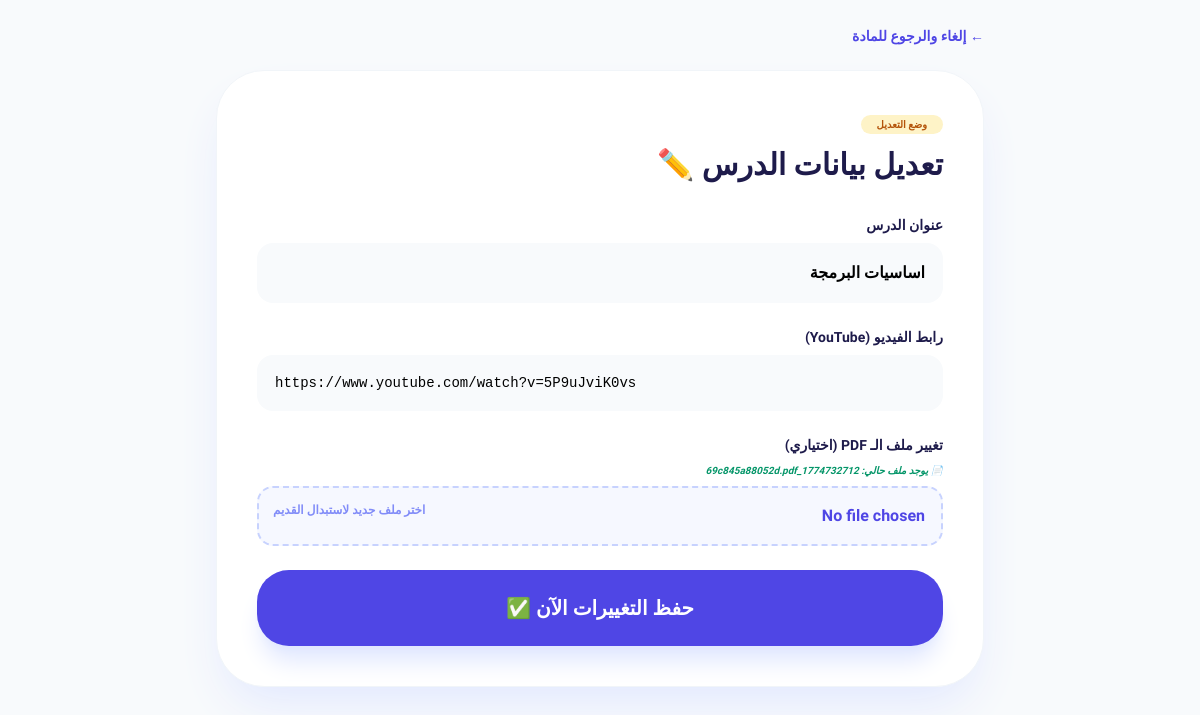
Page /dashboard/edit_lesson.php?id=1 (signed in) on the committed database.
### tables this page shows
CREATE TABLE `lessons` (
  `id` int(11) NOT NULL,
  `course_id` int(11) DEFAULT NULL,
  `lesson_title` varchar(255) NOT NULL,
  `video_url` text DEFAULT NULL,
  `pdf_file` varchar(255) DEFAULT NULL,
  `created_at` timestamp NOT NULL DEFAULT current_timestamp()
);

### dashboard/edit_lesson.php (the view, shortened to what this page needs)
<?php
require_once '../config/db.php';
$lesson_id = $_GET['id'] ?? null;
$stmt = $pdo->prepare("SELECT * FROM lessons WHERE id = ?");
$stmt->execute([$lesson_id]);
$lesson = $stmt->fetch();
$course_id = $lesson['course_id'];
?>
<!DOCTYPE html>
<html lang="ar" dir="rtl">
<head>
    <script src="https://cdn.tailwindcss.com"></script>
</head>
<body class="bg-slate-50 min-h-screen p-6">
<div class="max-w-3xl mx-auto">
    <a href="manage_content.php?id=<?= $course_id ?>" class="inline-block mb-6 text-indigo-600 font-black text-sm">← إلغاء والرجوع للمادة</a>
    <div class="bg-white rounded-[3rem] p-10 shadow-2xl shadow-indigo-100 border border-slate-100">
        <div class="mb-8">
            <span class="bg-amber-100 text-amber-700 px-4 py-1 rounded-full text-[10px] font-black uppercase">وضع التعديل</span>
            <h2 class="text-3xl font-black text-indigo-950 mt-3">تعديل بيانات الدرس ✏️</h2>
        </div>
        <form method="POST" enctype="multipart/form-data" class="space-y-6">
            <div>
                <label class="block text-sm font-black text-indigo-950 mb-2">عنوان الدرس</label>
                <input type="text" name="title" required value="<?= htmlspecialchars($lesson['lesson_title']) ?>"
                class="w-full p-4 bg-slate-50 rounded-2xl border-2 border-transparent focus:border-indigo-600 outline-none transition-all font-bold">
            </div>
            <div>
                <label class="block text-sm font-black text-indigo-950 mb-2">رابط الفيديو (YouTube)</label>
                <input type="url" name="video_url" value="<?= htmlspecialchars($lesson['video_url']) ?>"
                class="w-full p-4 bg-slate-50 rounded-2xl border-2 border-transparent focus:border-indigo-600 outline-none transition-all text-left font-mono text-sm" dir="ltr">
            </div>
            <div>
                <label class="block text-sm font-black text-indigo-950 mb-2">تغيير ملف الـ PDF (اختياري)</label>
                <?php if($lesson['pdf_file']): ?>
                    <p class="text-[10px] text-emerald-600 font-black mb-2 italic">📄 يوجد ملف حالي: <?= $lesson['pdf_file'] ?></p>
                <?php endif; ?>
                <div class="relative">
                    <input type="file" name="pdf_file" accept=".pdf"
                    class="w-full p-4 bg-indigo-50/50 rounded-2xl border-2 border-dashed border-indigo-200 file:hidden text-indigo-600 font-bold cursor-pointer">
                    <span class="absolute left-4 top-4 text-xs text-indigo-400 font-black">اختر ملف جديد لاستبدال القديم</span>
                </div>
            </div>
            <button type="submit" class="w-full bg-indigo-600 text-white p-6 rounded-[2rem] font-black text-xl shadow-xl shadow-indigo-100 hover:bg-indigo-700 transition-all">
                حفظ التغييرات الآن ✅
            </button>
        </form>
    </div>
</div>
</body>
</html>

### dashboard/edit_lesson.php (style rules this page uses)
body { font-family: 'Almarai', sans-serif; }

### rows in the picture
lessons: title "اساسيات البرمجة", video_url "https://www.youtube.com/watch?v=5P9uJviK0vs", pdf_file "1774732712_69c845a88052d.pdf"
